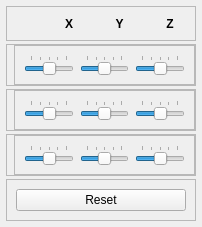
<?xml version="1.0" encoding="UTF-8"?>
<ui version="4.0">
 <class>ControllerDeformerWidget</class>
 <widget class="QWidget" name="ControllerDeformerWidget">
  <property name="windowModality">
   <enum>Qt::NonModal</enum>
  </property>
  <property name="geometry">
   <rect>
    <x>0</x>
    <y>0</y>
    <width>202</width>
    <height>227</height>
   </rect>
  </property>
  <property name="contextMenuPolicy">
   <enum>Qt::NoContextMenu</enum>
  </property>
  <property name="windowTitle">
   <string>Deformation Space Explorer</string>
  </property>
  <layout class="QVBoxLayout" name="verticalLayout">
   <property name="spacing">
    <number>3</number>
   </property>
   <property name="margin">
    <number>6</number>
   </property>
   <item>
    <widget class="QFrame" name="labelsFrame">
     <property name="frameShape">
      <enum>QFrame::StyledPanel</enum>
     </property>
     <property name="frameShadow">
      <enum>QFrame::Raised</enum>
     </property>
     <layout class="QHBoxLayout" name="horizontalLayout_5">
      <property name="spacing">
       <number>0</number>
      </property>
      <property name="margin">
       <number>0</number>
      </property>
      <item>
       <spacer name="horizontalSpacer">
        <property name="orientation">
         <enum>Qt::Horizontal</enum>
        </property>
        <property name="sizeType">
         <enum>QSizePolicy::Fixed</enum>
        </property>
        <property name="sizeHint" stdset="0">
         <size>
          <width>37</width>
          <height>20</height>
         </size>
        </property>
       </spacer>
      </item>
      <item>
       <widget class="QLabel" name="label_4">
        <property name="styleSheet">
         <string notr="true">font-weight:bold;</string>
        </property>
        <property name="text">
         <string>X</string>
        </property>
        <property name="alignment">
         <set>Qt::AlignCenter</set>
        </property>
       </widget>
      </item>
      <item>
       <widget class="QLabel" name="label_5">
        <property name="styleSheet">
         <string notr="true">font-weight:bold;</string>
        </property>
        <property name="text">
         <string>Y</string>
        </property>
        <property name="alignment">
         <set>Qt::AlignCenter</set>
        </property>
       </widget>
      </item>
      <item>
       <widget class="QLabel" name="label_6">
        <property name="styleSheet">
         <string notr="true">font-weight:bold;</string>
        </property>
        <property name="text">
         <string>Z</string>
        </property>
        <property name="alignment">
         <set>Qt::AlignCenter</set>
        </property>
       </widget>
      </item>
     </layout>
    </widget>
   </item>
   <item>
    <widget class="QFrame" name="T">
     <property name="frameShape">
      <enum>QFrame::StyledPanel</enum>
     </property>
     <property name="frameShadow">
      <enum>QFrame::Raised</enum>
     </property>
     <layout class="QHBoxLayout" name="horizontalLayout">
      <property name="spacing">
       <number>0</number>
      </property>
      <property name="margin">
       <number>0</number>
      </property>
      <item>
       <widget class="QLabel" name="translateIcon">
        <property name="text">
         <string/>
        </property>
        <property name="pixmap">
         <pixmap resource="../Workspace.qrc">:/Workspace/Resources/icons/move.png</pixmap>
        </property>
       </widget>
      </item>
      <item>
       <widget class="QFrame" name="Translations">
        <property name="frameShape">
         <enum>QFrame::StyledPanel</enum>
        </property>
        <property name="frameShadow">
         <enum>QFrame::Raised</enum>
        </property>
        <layout class="QGridLayout" name="gridLayout">
         <item row="0" column="0">
          <widget class="QSlider" name="transX">
           <property name="minimum">
            <number>0</number>
           </property>
           <property name="maximum">
            <number>100</number>
           </property>
           <property name="singleStep">
            <number>10</number>
           </property>
           <property name="pageStep">
            <number>10</number>
           </property>
           <property name="value">
            <number>50</number>
           </property>
           <property name="orientation">
            <enum>Qt::Horizontal</enum>
           </property>
           <property name="tickPosition">
            <enum>QSlider::TicksAbove</enum>
           </property>
           <property name="tickInterval">
            <number>25</number>
           </property>
          </widget>
         </item>
         <item row="0" column="1">
          <widget class="QSlider" name="transY">
           <property name="minimum">
            <number>0</number>
           </property>
           <property name="maximum">
            <number>100</number>
           </property>
           <property name="singleStep">
            <number>10</number>
           </property>
           <property name="value">
            <number>50</number>
           </property>
           <property name="orientation">
            <enum>Qt::Horizontal</enum>
           </property>
           <property name="tickPosition">
            <enum>QSlider::TicksAbove</enum>
           </property>
           <property name="tickInterval">
            <number>25</number>
           </property>
          </widget>
         </item>
         <item row="0" column="2">
          <widget class="QSlider" name="transZ">
           <property name="minimum">
            <number>0</number>
           </property>
           <property name="maximum">
            <number>100</number>
           </property>
           <property name="singleStep">
            <number>10</number>
           </property>
           <property name="value">
            <number>50</number>
           </property>
           <property name="orientation">
            <enum>Qt::Horizontal</enum>
           </property>
           <property name="tickPosition">
            <enum>QSlider::TicksAbove</enum>
           </property>
           <property name="tickInterval">
            <number>25</number>
           </property>
          </widget>
         </item>
        </layout>
       </widget>
      </item>
     </layout>
    </widget>
   </item>
   <item>
    <widget class="QFrame" name="R">
     <property name="frameShape">
      <enum>QFrame::StyledPanel</enum>
     </property>
     <property name="frameShadow">
      <enum>QFrame::Raised</enum>
     </property>
     <layout class="QHBoxLayout" name="horizontalLayout_2">
      <property name="spacing">
       <number>0</number>
      </property>
      <property name="margin">
       <number>0</number>
      </property>
      <item>
       <widget class="QLabel" name="rotIcon">
        <property name="text">
         <string/>
        </property>
        <property name="pixmap">
         <pixmap resource="../Workspace.qrc">:/Workspace/Resources/icons/rotate.png</pixmap>
        </property>
       </widget>
      </item>
      <item>
       <widget class="QFrame" name="Rotations">
        <property name="frameShape">
         <enum>QFrame::StyledPanel</enum>
        </property>
        <property name="frameShadow">
         <enum>QFrame::Raised</enum>
        </property>
        <layout class="QGridLayout" name="gridLayout_2">
         <item row="0" column="0">
          <widget class="QSlider" name="rotX">
           <property name="minimum">
            <number>0</number>
           </property>
           <property name="maximum">
            <number>100</number>
           </property>
           <property name="singleStep">
            <number>10</number>
           </property>
           <property name="value">
            <number>50</number>
           </property>
           <property name="orientation">
            <enum>Qt::Horizontal</enum>
           </property>
           <property name="tickPosition">
            <enum>QSlider::TicksAbove</enum>
           </property>
           <property name="tickInterval">
            <number>25</number>
           </property>
          </widget>
         </item>
         <item row="0" column="1">
          <widget class="QSlider" name="rotY">
           <property name="minimum">
            <number>0</number>
           </property>
           <property name="maximum">
            <number>100</number>
           </property>
           <property name="singleStep">
            <number>10</number>
           </property>
           <property name="value">
            <number>50</number>
           </property>
           <property name="orientation">
            <enum>Qt::Horizontal</enum>
           </property>
           <property name="tickPosition">
            <enum>QSlider::TicksAbove</enum>
           </property>
           <property name="tickInterval">
            <number>25</number>
           </property>
          </widget>
         </item>
         <item row="0" column="2">
          <widget class="QSlider" name="rotZ">
           <property name="minimum">
            <number>0</number>
           </property>
           <property name="maximum">
            <number>100</number>
           </property>
           <property name="singleStep">
            <number>10</number>
           </property>
           <property name="value">
            <number>50</number>
           </property>
           <property name="orientation">
            <enum>Qt::Horizontal</enum>
           </property>
           <property name="tickPosition">
            <enum>QSlider::TicksAbove</enum>
           </property>
           <property name="tickInterval">
            <number>25</number>
           </property>
          </widget>
         </item>
        </layout>
       </widget>
      </item>
     </layout>
    </widget>
   </item>
   <item>
    <widget class="QFrame" name="S">
     <property name="frameShape">
      <enum>QFrame::StyledPanel</enum>
     </property>
     <property name="frameShadow">
      <enum>QFrame::Raised</enum>
     </property>
     <layout class="QHBoxLayout" name="horizontalLayout_3">
      <property name="spacing">
       <number>0</number>
      </property>
      <property name="margin">
       <number>0</number>
      </property>
      <item>
       <widget class="QLabel" name="scaleIcon">
        <property name="text">
         <string/>
        </property>
        <property name="pixmap">
         <pixmap resource="../Workspace.qrc">:/Workspace/Resources/icons/scale.png</pixmap>
        </property>
       </widget>
      </item>
      <item>
       <widget class="QFrame" name="Scaling">
        <property name="frameShape">
         <enum>QFrame::StyledPanel</enum>
        </property>
        <property name="frameShadow">
         <enum>QFrame::Raised</enum>
        </property>
        <layout class="QGridLayout" name="gridLayout_3">
         <item row="0" column="0">
          <widget class="QSlider" name="scaleX">
           <property name="minimum">
            <number>0</number>
           </property>
           <property name="maximum">
            <number>100</number>
           </property>
           <property name="value">
            <number>50</number>
           </property>
           <property name="orientation">
            <enum>Qt::Horizontal</enum>
           </property>
           <property name="tickPosition">
            <enum>QSlider::TicksAbove</enum>
           </property>
           <property name="tickInterval">
            <number>25</number>
           </property>
          </widget>
         </item>
         <item row="0" column="1">
          <widget class="QSlider" name="scaleY">
           <property name="minimum">
            <number>0</number>
           </property>
           <property name="maximum">
            <number>100</number>
           </property>
           <property name="singleStep">
            <number>10</number>
           </property>
           <property name="value">
            <number>50</number>
           </property>
           <property name="orientation">
            <enum>Qt::Horizontal</enum>
           </property>
           <property name="tickPosition">
            <enum>QSlider::TicksAbove</enum>
           </property>
           <property name="tickInterval">
            <number>25</number>
           </property>
          </widget>
         </item>
         <item row="0" column="2">
          <widget class="QSlider" name="scaleZ">
           <property name="minimum">
            <number>0</number>
           </property>
           <property name="maximum">
            <number>100</number>
           </property>
           <property name="singleStep">
            <number>10</number>
           </property>
           <property name="value">
            <number>50</number>
           </property>
           <property name="orientation">
            <enum>Qt::Horizontal</enum>
           </property>
           <property name="tickPosition">
            <enum>QSlider::TicksAbove</enum>
           </property>
           <property name="tickInterval">
            <number>25</number>
           </property>
          </widget>
         </item>
        </layout>
       </widget>
      </item>
     </layout>
    </widget>
   </item>
   <item>
    <widget class="QFrame" name="other">
     <property name="frameShape">
      <enum>QFrame::StyledPanel</enum>
     </property>
     <property name="frameShadow">
      <enum>QFrame::Raised</enum>
     </property>
     <layout class="QHBoxLayout" name="horizontalLayout_4">
      <item>
       <widget class="QPushButton" name="resetButton">
        <property name="text">
         <string>Reset</string>
        </property>
       </widget>
      </item>
     </layout>
    </widget>
   </item>
  </layout>
 </widget>
 <resources>
  <include location="../Workspace.qrc"/>
  <include location="../Workspace.qrc"/>
  <include location="../Workspace.qrc"/>
  <include location="../Workspace.qrc"/>
  <include location="../Workspace.qrc"/>
  <include location="../Workspace.qrc"/>
 </resources>
 <connections/>
</ui>
